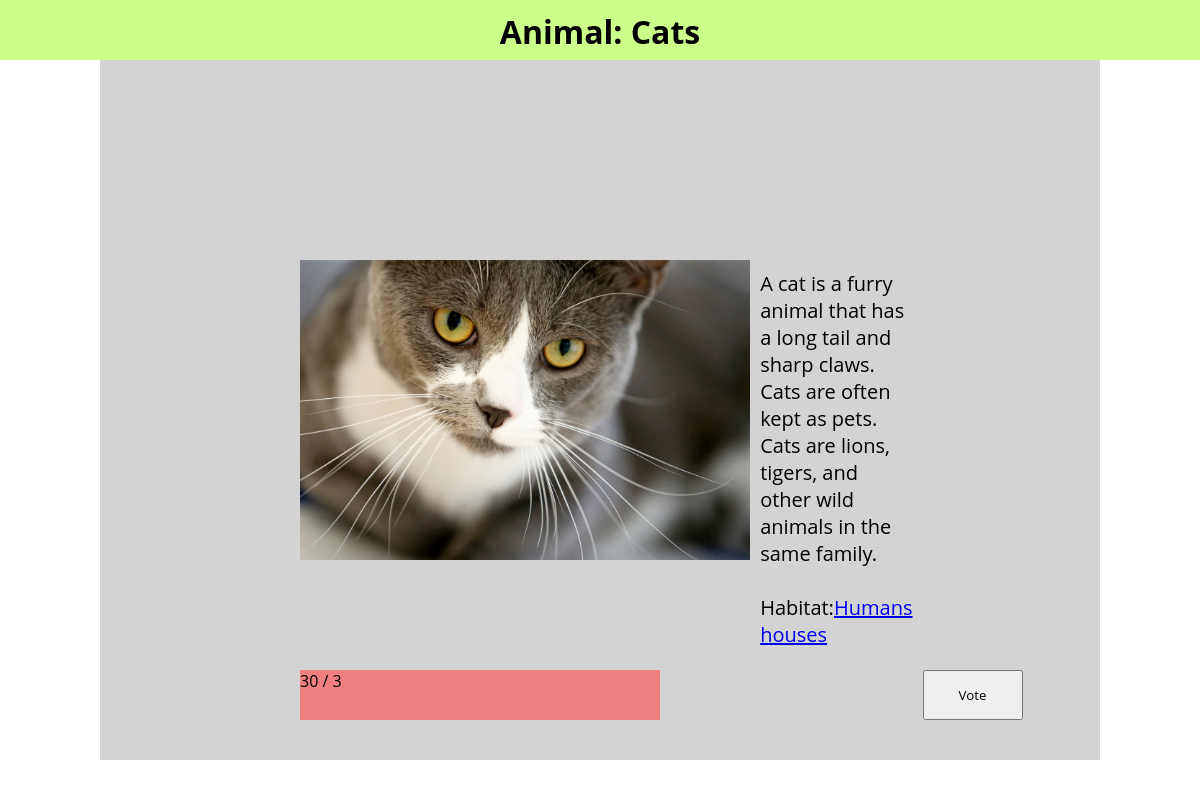
Screenshot of /animals/2/ with the database file from the repository.
### animals/models.py (models this page shows, shortened)
class animal(models.Model):
    specie_name = models.CharField(max_length=200)
    habitat = models.ForeignKey(habitat, on_delete=models.CASCADE, default=1)
    animal_image = models.ImageField(upload_to="images")
    votes = models.IntegerField(default=0)
    Animal_description = models.CharField(max_length=1000, default="")

class habitat(models.Model):
    Region_Name = models.CharField(max_length=100)
    description = models.CharField(max_length=1000,default="Nenhuma descrição foi adicionada")

### animals/views.py (the view)
# urls.py: path('<int:animal_id>/', views.animaldetail,name='detail'),
def animaldetail(request, animal_id):
    anim = get_object_or_404(animal,pk=animal_id)
    animals = animal.objects.all()
    total_votes = 0
    for a in animals:
        total_votes += a.votes
    context = {'anim': anim, 'total_votes': total_votes}
    return render(request,"detail.html",context)

### animals/templates/detail.html (shortened to what this page needs)
<!DOCTYPE html>
<html lang="en">
<head>
</head>
<body>
    <header>
        <h1 class="title"> Animal: {{anim.specie_name}}</h1>
    </header>
    <main>
        <img src="{{anim.animal_image.url}}" alt="ja">
        <div class="description">
            <p >{{anim.Animal_description}}</p> <br>
            Habitat:<a href="{% url 'animals:habitat' anim.habitat.id %}">{{ anim.habitat.Region_Name}}</a>
        </div>
        <form action="{% url 'animals:vote' anim.id %}" method="post">
            <input type="submit" value="Vote" class="Button">
        </form>
        <div class="votes_bar"> <p style="text-align: center;">{{ total_votes }} / {{anim.votes }}</p></div>
    </main>
</body>
</html>

### animals/templates/detail.html (style rules this page uses)
* { margin: 0; padding: 0; box-sizing: border-box; font-family: open sans, Arial, Tahoma, Verdana, sans-serif; }
header { background-color: rgb(204, 255, 137); display: flex; justify-content: center; height: 60px; }
.title { margin: 10px; }
main { background-color: lightgray; margin: 0px 100px 0px 100px; display: flex; height: 700px; padding: 200px; }
.description { margin: 10px ; font-size: 20px }
.Button { position: absolute; bottom: 80px; height: 50px; width: 100px; }
.votes_bar { background-color: lightcoral; position: absolute; width: 30%; bottom: 80px; height: 50px; display: flex; }

### rows the page displays
animal: specie_name "Cats", animal_image (picture), Animal_description "A cat is a furry animal that has a long tail and sharp claws. Cats are often kept as pets. Cats are lions, tigers, and other wild animals in the same family.", habitat.Region_Name "Humans houses", votes "3"

### other values shown
{{ total_votes }} "30"
